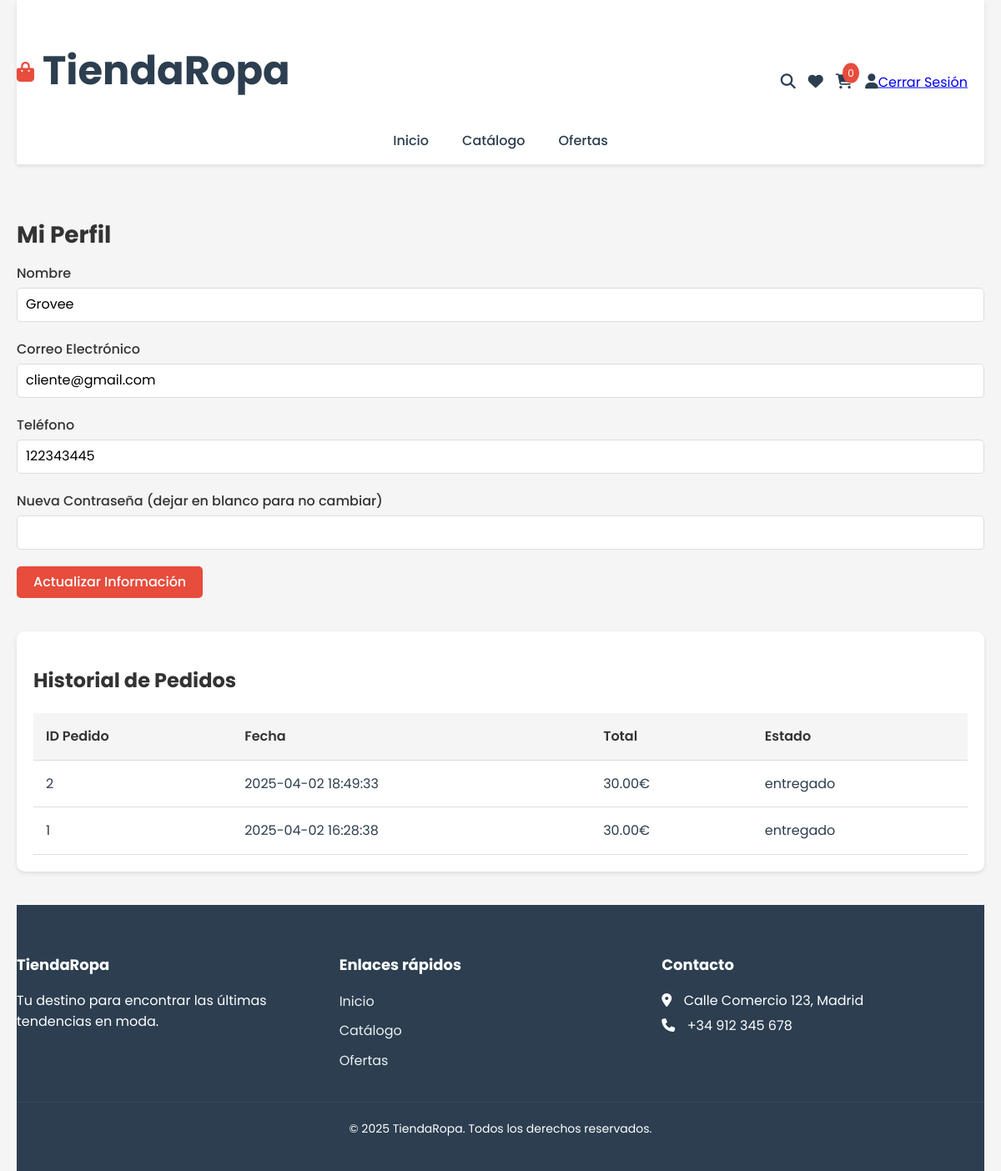
/views/perfil.php (signed in), run on the app's committed database.
### tables this page shows
CREATE TABLE `usuarios` (
  `id_usuario` int(11) NOT NULL,
  `nombre` varchar(100) NOT NULL,
  `email` varchar(100) NOT NULL,
  `contrasena` varchar(255) NOT NULL,
  `telefono` varchar(20) DEFAULT NULL,
  `rol` enum('cliente','vendedor','almacenero','marketing','gerente','administrador') NOT NULL,
  `es_vip` tinyint(1) DEFAULT 0,
  `puntos` int(11) DEFAULT 0,
  `fecha_registro` datetime DEFAULT current_timestamp()
);

CREATE TABLE `pedidos` (
  `id_pedido` int(11) NOT NULL,
  `id_usuario` int(11) NOT NULL,
  `id_direccion` int(11) NOT NULL,
  `fecha_pedido` datetime DEFAULT current_timestamp(),
  `estado` enum('pendiente','pagado','enviado','entregado','devuelto') DEFAULT 'pendiente',
  `total` decimal(10,2) NOT NULL,
  `metodo_pago` varchar(50) NOT NULL
);

### db/conexion.php (called while the page is built, shortened)
<?php
class Database {
    private $host = "localhost";
    private $usuario_db = "root";
    private $contrasena_db = "";
    private $nombre_db = "TiendaRopa";
    public function getConnection() {
        try {
            $this->conexion = new PDO(
                "mysql:host=$this->host;dbname=$this->nombre_db;charset=utf8;unix_socket=/tmp/mysql.sock",
                $this->usuario_db,
                $this->contrasena_db
            );
            $this->conexion->setAttribute(PDO::ATTR_ERRMODE, PDO::ERRMODE_EXCEPTION);
            return $this->conexion;
        } catch (PDOException $e) {
            error_log("Error de conexión: " . $e->getMessage() . " | Host: $this->host | DB: $this->nombre_db | User: $this->usuario_db");
            throw new Exception("Error de conexión a la base de datos: " . $e->getMessage());
        }
    }
}
?>

### controller/ClienteController.php (called while the page is built, shortened)
<?php
require_once '../db/conexion.php';
class ClienteController {
    private $db;
    public function __construct($db) {
        $this->db = $db;
    }
    public function getHistorialPedidosCompleto($clienteId) {
        $query = "SELECT p.id_pedido, p.fecha_pedido, p.total, p.estado
                  FROM Pedidos p
                  WHERE p.id_usuario = :clienteId
                  ORDER BY p.fecha_pedido DESC";
        $stmt = $this->db->prepare($query);
        $stmt->execute(['clienteId' => $clienteId]);
        return $stmt->fetchAll(PDO::FETCH_ASSOC);
    }
    public function getClienteInfo($clienteId) {
        $query = "SELECT nombre, email, telefono FROM Usuarios WHERE id_usuario = :clienteId";
        $stmt = $this->db->prepare($query);
        $stmt->execute(['clienteId' => $clienteId]);
        return $stmt->fetch(PDO::FETCH_ASSOC);
    }
    public function getCartCount($clienteId) {
        $query = "SELECT SUM(cantidad) as total FROM Carrito WHERE id_usuario = :clienteId";
        $stmt = $this->db->prepare($query);
        $stmt->execute(['clienteId' => $clienteId]);
        $result = $stmt->fetch(PDO::FETCH_ASSOC);
        return $result['total'] ?? 0;
    }
}

### views/perfil.php (the view, shortened to what this page needs)
<?php
require_once '../controller/ClienteController.php';
$db = new Database();
$controller = new ClienteController($db->getConnection());
$clienteInfo = $controller->getClienteInfo($_SESSION['usuario_id']);
$historialPedidos = $controller->getHistorialPedidosCompleto($_SESSION['usuario_id']);
$cart_count = $controller->getCartCount($_SESSION['usuario_id']);
?>
<!DOCTYPE html>
<html lang="es">
<head>
    <link rel="stylesheet" href="../assets/css/normalize.css">
    <link rel="stylesheet" href="../assets/css/tienda.css">
    <link rel="stylesheet" href="../assets/css/cliente.css">
    <link rel="stylesheet" href="https://cdnjs.cloudflare.com/ajax/libs/font-awesome/6.4.0/css/all.min.css">
</head>
<body>
    <div class="container">
        <header class="header">
            <div class="logo">
                <i class="fas fa-shopping-bag"></i>
                <h1>TiendaRopa</h1>
            </div>
            <nav class="nav">
                <ul>
                    <li><a href="cliente.php">Inicio</a></li>
                    <li><a href="cliente.php?tab=catalogo">Catálogo</a></li>
                    <li><a href="cliente.php?action=ofertas">Ofertas</a></li>
                </ul>
            </nav>
            <div class="user-actions">
                <a href="#" class="icon-link" id="search-toggle"><i class="fas fa-search"></i></a>
                <a href="favoritos.php" class="icon-link"><i class="fas fa-heart"></i></a>
                <a href="carrito.php" class="icon-link cart-icon">
                    <i class="fas fa-shopping-cart"></i>
                    <span class="badge"><?php echo $cart_count; ?></span>
                </a>
                <a href="perfil.php" class="icon-link"><i class="fas fa-user"></i></a>
                <a href="../controller/logout.php">Cerrar Sesión</a>
            </div>
        </header>
        <section class="profile">
            <h2>Mi Perfil</h2>
            <form id="profile-form">
                <div class="form-group">
                    <label for="nombre">Nombre</label>
                    <input type="text" id="nombre" name="nombre" value="<?php echo htmlspecialchars($clienteInfo['nombre']); ?>" required>
                </div>
                <div class="form-group">
                    <label for="email">Correo Electrónico</label>
                    <input type="email" id="email" name="email" value="<?php echo htmlspecialchars($clienteInfo['email']); ?>" required>
                </div>
                <div class="form-group">
                    <label for="telefono">Teléfono</label>
                    <input type="tel" id="telefono" name="telefono" value="<?php echo htmlspecialchars($clienteInfo['telefono']); ?>" required>
                </div>
                <div class="form-group">
                    <label for="password">Nueva Contraseña (dejar en blanco para no cambiar)</label>
                    <input type="password" id="password" name="password">
                </div>
                <button type="submit" class="btn btn-primary">Actualizar Información</button>
            </form>
        </section>
        <section class="order-history">
            <h2>Historial de Pedidos</h2>
            <?php if (!empty($historialPedidos)): ?>
                <table class="order-table">
                    <thead>
                        <tr>
                            <th>ID Pedido</th>
                            <th>Fecha</th>
                            <th>Total</th>
                            <th>Estado</th>
                        </tr>
                    </thead>
                    <tbody>
                        <?php foreach ($historialPedidos as $pedido): ?>
                            <tr>
                                <td><?php echo htmlspecialchars($pedido['id_pedido']); ?></td>
                                <td><?php echo htmlspecialchars($pedido['fecha_pedido']); ?></td>
                                <td><?php echo number_format($pedido['total'], 2); ?>€</td>
                                <td><?php echo htmlspecialchars($pedido['estado']); ?></td>
                            </tr>
                        <?php endforeach; ?>
                    </tbody>
                </table>
            <?php else: ?>
                <p>No tienes pedidos.</p>
            <?php endif; ?>
        </section>
        <footer class="footer">
            <div class="footer-content">
                <div class="footer-section">
                    <h3>TiendaRopa</h3>
                    <p>Tu destino para encontrar las últimas tendencias en moda.</p>
                </div>
                <div class="footer-section">
                    <h3>Enlaces rápidos</h3>
                    <ul>
                        <li><a href="cliente.php">Inicio</a></li>
                        <li><a href="cliente.php?tab=catalogo">Catálogo</a></li>
                        <li><a href="cliente.php?action=ofertas">Ofertas</a></li>
                    </ul>
                </div>
                <div class="footer-section">
                    <h3>Contacto</h3>
                    <p><i class="fas fa-map-marker-alt"></i> Calle Comercio 123, Madrid</p>
                    <p><i class="fas fa-phone"></i> +34 912 345 678</p>
                </div>
            </div>
            <div class="footer-bottom">
                <p>© 2025 TiendaRopa. Todos los derechos reservados.</p>
            </div>
        </footer>
    </div>
</body>
</html>

### assets/css/tienda.css (style rules this page uses)
* { box-sizing: border-box; }
body { font-family: 'Poppins', sans-serif; background-color: #f5f5f5; color: #333; line-height: 1.6; }
.container { max-width: 1200px; margin: 0 auto; padding: 0 20px; }
.header { background-color: #fff; box-shadow: 0 2px 5px rgba(0, 0, 0, 0.1); padding: 15px 0; position: sticky; top: 0; z-index: 1000; }
.header .logo { display: flex; align-items: center; font-size: 24px; font-weight: 700; color: #2c3e50; }
.header .logo i { margin-right: 10px; color: #e74c3c; }
.nav ul { list-style: none; padding: 0; margin: 0; display: flex; justify-content: center; }
.nav ul li { margin: 0 20px; }
.nav ul li a { text-decoration: none; color: #2c3e50; font-weight: 500; transition: color 0.3s; }
.user-actions { display: flex; align-items: center; position: absolute; right: 20px; top: 50%; transform: translateY(-50%); }
.user-actions .icon-link { margin-left: 15px; color: #2c3e50; text-decoration: none; font-size: 18px; position: relative; }
.user-actions .badge { position: absolute; top: -8px; right: -8px; background-color: #e74c3c; color: #fff; border-radius: 50%; padding: 2px 6px; font-size: 12px; }
.btn { display: inline-block; padding: 10px 20px; border: none; border-radius: 5px; text-decoration: none; font-weight: 500; cursor: pointer; transition: background-color 0.3s, transform 0.1s; }
.btn-primary { background-color: #e74c3c; color: #fff; }
.footer { background-color: #2c3e50; color: #fff; padding: 40px 0; margin-top: 40px; }
.footer-content { display: flex; justify-content: space-between; flex-wrap: wrap; }
.footer-section { flex: 1; min-width: 200px; margin-bottom: 20px; }
.footer-section h3 { font-size: 18px; margin-bottom: 15px; }
.footer-section p { margin: 5px 0; }
.footer-section ul { list-style: none; padding: 0; }
.footer-section ul li { margin-bottom: 10px; }
.footer-section ul li a { color: #ecf0f1; text-decoration: none; }
.footer-section p i { margin-right: 10px; }
.footer-bottom { text-align: center; padding-top: 20px; border-top: 1px solid #34495e; }
.footer-bottom p { margin: 0; font-size: 14px; }

### assets/css/cliente.css (style rules this page uses)
.profile { padding: 40px 0; }
.profile h2 { font-size: 28px; margin-bottom: 10px; }
.form-group { margin-bottom: 20px; }
.form-group label { display: block; font-weight: 500; margin-bottom: 5px; }
.form-group input { width: 100%; padding: 10px; border: 1px solid #ddd; border-radius: 5px; font-size: 16px; }
.order-history { background-color: #fff; padding: 20px; border-radius: 10px; box-shadow: 0 2px 5px rgba(0, 0, 0, 0.1); }
.order-history table { width: 100%; border-collapse: collapse; }
.order-history th, .order-history td { padding: 15px; text-align: left; border-bottom: 1px solid #ddd; }
.order-history th { background-color: #f5f5f5; font-weight: 600; }
.order-history td { color: #2c3e50; }

### data on the page
usuarios: nombre "Grovee", email "cliente@gmail.com", telefono "122343445"
pedidos: id_pedido "2", fecha_pedido "2025-04-02 18:49:33", total "30.00", estado "entregado"
pedidos: id_pedido "1", fecha_pedido "2025-04-02 16:28:38", total "30.00", estado "entregado"

### other printed values
$cart_count "0"
